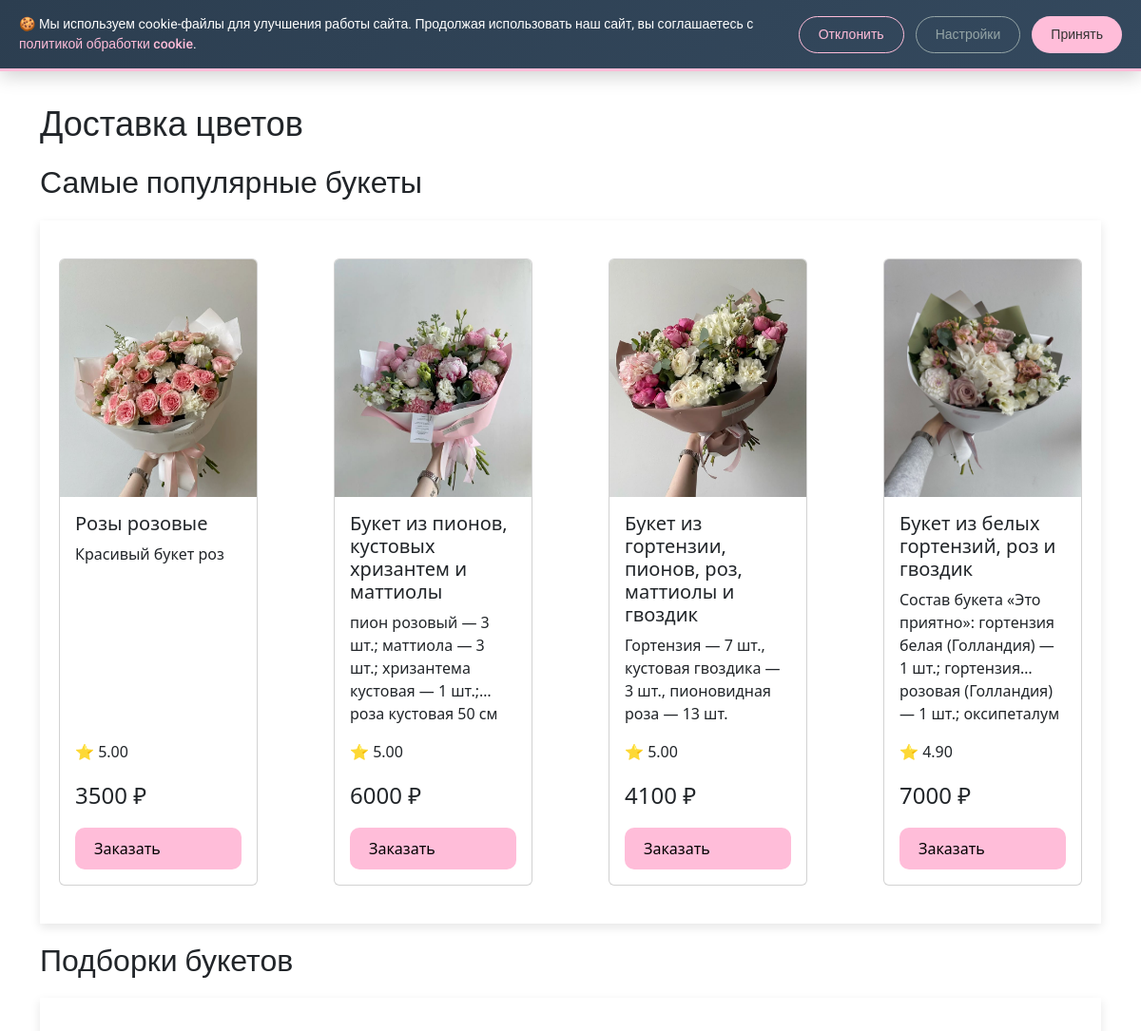
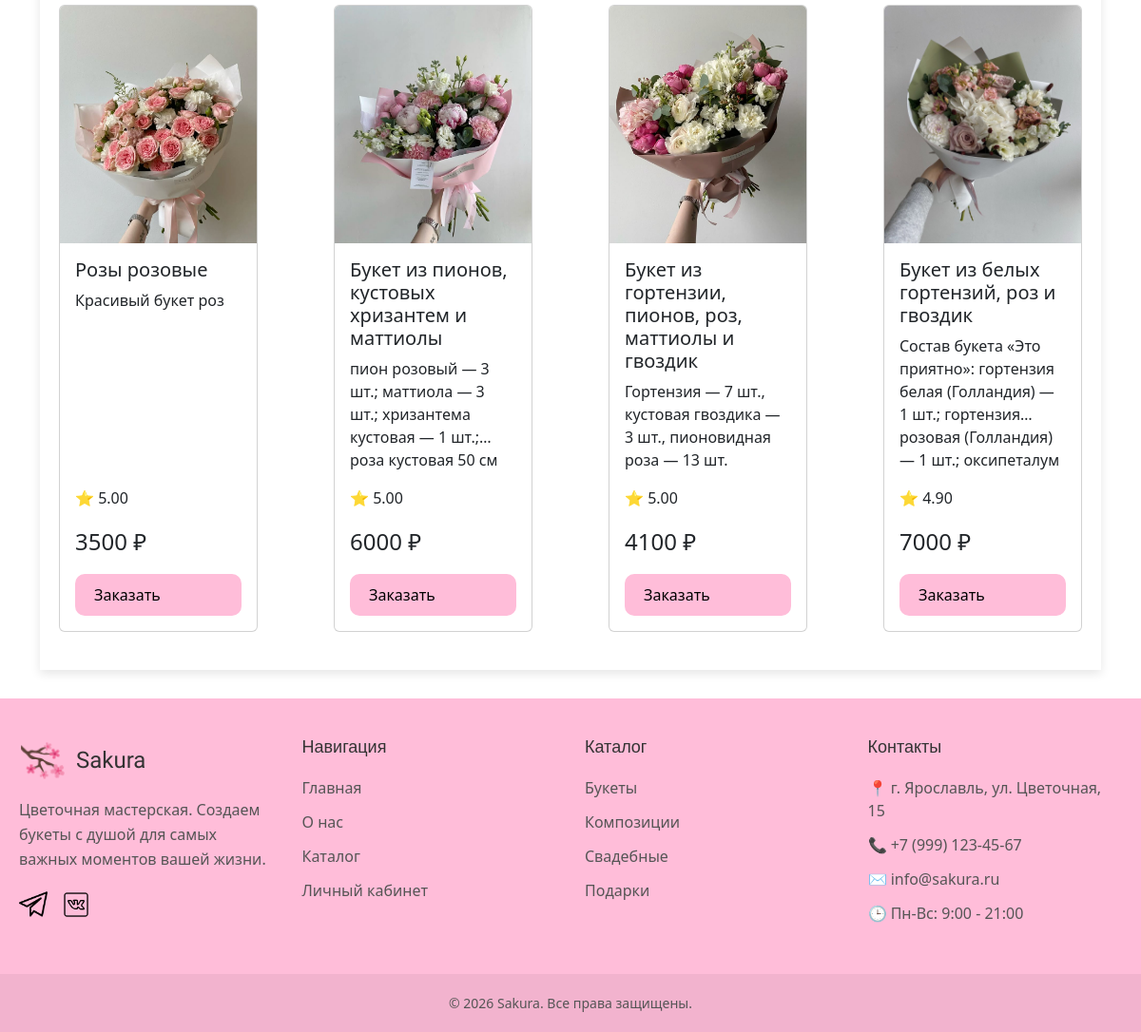
The page / on the database its author committed (2 pictures, top to bottom).
### tables this page shows
CREATE TABLE `tovar` (
  `id` int(11) NOT NULL,
  `name` varchar(255) NOT NULL,
  `description` varchar(255) NOT NULL,
  `price` int(11) NOT NULL,
  `rating` decimal(3,2) DEFAULT 5.00,
  `image` varchar(255) DEFAULT 'flow1.jpg'
);

### index.php (the view, shortened to what this page needs)
<?php
require_once './db.php';
$result = $conn->query("SELECT * FROM tovar ORDER BY rating DESC LIMIT 4");
$result2 = $conn->query("SELECT * FROM tovar ORDER BY rating DESC LIMIT 4");
?>
<!DOCTYPE html>
<html lang="en">
<head>
    <link rel="stylesheet" href="./css/style.css">
    <link href="https://cdn.jsdelivr.net/npm/bootstrap@5.3.2/dist/css/bootstrap.min.css" rel="stylesheet"
>
</head>
<body>
    <header>
        <div class="header-block">
            <div class="block-logo">
                <a href="http://localhost/Flow/index.php"><img src="./images/logo.png" alt="Логотип"></a>
                <a href="http://localhost/Flow/index.php"><p>Sakura</p></a>
            </div>
            <div class="catalog-account">
                <a href="http://localhost/Flow/main.php"><img src="./images/account.png" alt="Личынй кабинет"></a>
                <label for="burger-toggle" class="burger">
                </label>
            </div>
        </div>
    </header>
    <div class="container">
        <main class="main-block">
            <h1>Доставка цветов</h1>
            <h2>Самые популярные букеты</h2>
            <section class="popular-tovar">
                <?php while($b = $result->fetch_assoc()): ?>
                    <div class="card">
                        <img src="./images/<?php echo $b['image']; ?>" class="card-img-top">
                        <div class="card-body">
                            <h5 class="card-title"><?php echo $b['name']; ?></h5>
                            <p class="card-text"><?php echo $b['description']; ?></p>
                            <p>⭐ <?php echo $b['rating']; ?></p>
                            <p class="card-price"><?php echo $b['price']; ?> ₽</p>
                            <a href="order.php?id=<?= $b['id'] ?>" class="btn-btn-primary">Заказать</a>
                        </div>
                    </div>
                <?php endwhile; ?>
            </section>
            <h2>Подборки букетов</h2>
            <section class="popular-tovar">
                <?php while($b = $result2->fetch_assoc()): ?>
                    <div class="card">
                        <img src="./images/<?php echo $b['image']; ?>" class="card-img-top">
                        <div class="card-body">
                            <h5 class="card-title"><?php echo $b['name']; ?></h5>
                            <p class="card-text"><?php echo $b['description']; ?></p>
                            <p>⭐ <?php echo $b['rating']; ?></p>
                            <p class="card-price"><?php echo $b['price']; ?> ₽</p>
                            <a href="order.php?id=<?= $b['id'] ?>" class="btn-btn-primary">Заказать</a>
                        </div>
                    </div>
                <?php endwhile; ?>
            </section>
        </main>
    </div>
    <footer class="footer">
        <div class="footer-container">
            <div class="footer-column">
                <div class="footer-logo">
                    <a href="http://localhost/Flow/index.php"><img src="./images/logo.png" alt="Логотип"></a>
                    <p>Sakura</p>
                </div>
                <p class="footer-about">Цветочная мастерская. Создаем букеты с душой для самых важных моментов вашей жизни.</p>
                <div class="footer-social">
                    <a href="#"><img src="./images/tg.png" alt="Telegram"></a>
                    <a href="#"><img src="./images/vk.png" alt="VK"></a>
                </div>
            </div>
            <div class="footer-column">
                <h4>Навигация</h4>
                <ul>
                    <li><a href="http://localhost/Flow/index.php">Главная</a></li>
                    <li><a href="./Frontend/about.html">О нас</a></li>
                    <li><a href="http://localhost/Flow/catalog.php">Каталог</a></li>
                    <li><a href="http://localhost/Flow/main.php">Личный кабинет</a></li>
                </ul>
            </div>
            <div class="footer-column">
                <h4>Каталог</h4>
                <ul>
                    <li><a href="#">Букеты</a></li>
                    <li><a href="#">Композиции</a></li>
                    <li><a href="#">Свадебные</a></li>
                    <li><a href="#">Подарки</a></li>
                </ul>
            </div>
            <div class="footer-column">
                <h4>Контакты</h4>
                <ul class="footer-contact">
                    <li>📍 г. Ярославль, ул. Цветочная, 15</li>
                    <li>📞 +7 (999) 123-45-67</li>
                    <li>✉️ info@sakura.ru</li>
                    <li>🕒 Пн-Вс: 9:00 - 21:00</li>
                </ul>
            </div>
        </div>
        <div class="footer-bottom">
            <p>&copy; 2026 Sakura. Все права защищены.</p>
        </div>
    </footer>
    <div id="cookieMenu" class="cookie-menu" style="display: none;">
        <div class="cookie-content">
            <p>
                🍪 Мы используем cookie-файлы для улучшения работы сайта.
                Продолжая использовать наш сайт, вы соглашаетесь с
                <a href="#">политикой обработки cookie</a>.
            </p>
            <div class="cookie-buttons">
                <button class="cookie-btn cookie-btn-decline">Отклонить</button>
                <button class="cookie-btn cookie-btn-settings">Настройки</button>
                <button class="cookie-btn cookie-btn-accept">Принять</button>
            </div>
        </div>
    </div>
</body>
</html>

### rows shown on the page
tovar: image (picture), name "Розы розовые", description "Красивый букет роз", rating "5.00", price "3500"
tovar: image (picture), name "Букет из пионов, кустовых хризантем и маттиолы", description "пион розовый — 3 шт.; маттиола — 3 шт.; хризантема кустовая — 1 шт.; роза кустовая 50…", rating "5.00", price "6000"
tovar: image (picture), name "Букет из гортензии, пионов, роз, маттиолы и гвоздик", description "Гортензия — 7 шт., кустовая гвоздика — 3 шт., пионовидная роза — 13 шт.", rating "5.00", price "4100"
tovar: image (picture), name "Букет из белых гортензий, роз и гвоздик", description "Состав букета «Это приятно»: гортензия белая (Голландия) — 1 шт.; гортензия розовая (Голландия) — 1 шт.;…", rating "4.90", price "7000"
